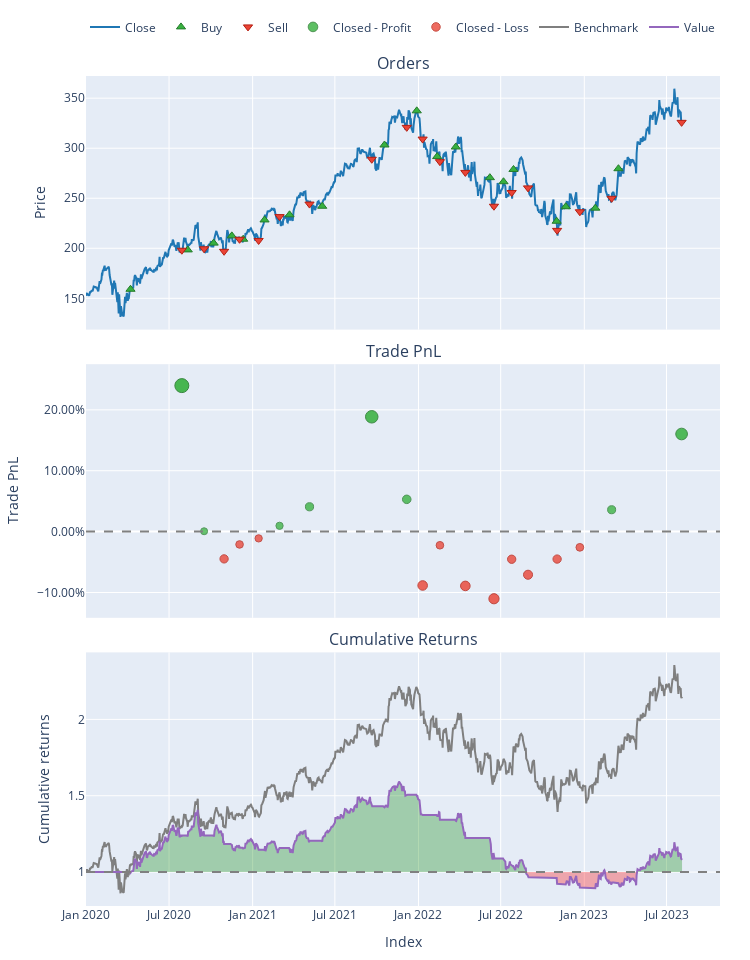

The cell this chart's notebook holds for it:
### Code cell
pf.plot().show()

### Figure 1 — Plotly figure (JSON) as saved in the notebook; plotly's stock layout.template omitted (floating-point values rounded to 4 significant figures; data arrays with more than 128 entries replaced by an {"elided": "..."} marker saying what was removed)
{"data": [{"legendgroup": "0", "line": {"color": "#1f77b4"}, "name": "Close", "showlegend": true, "type": "scatter", "uid": "6586f3f1-9b1f-45da-a111-ffb8c9973120", "x": {"elided": "905 str values"}, "xaxis": "x", "y": {"elided": "905 float values"}, "yaxis": "y"}, {"customdata": [[0, 6.273, 2.494], [2, 6.231, 3.09], [4, 6.028, 3.092], [6, 5.563, 2.954], [8, 5.533, 2.892], [10, 5.01, 2.86], [12, 4.947, 2.887], [14, 4.966, 3.005], [16, 4.709, 3.57], [18, 4.457, 3.758], [20, 4.7, 3.427], [22, 4.448, 3.35], [24, 4.512, 3.052], [26, 4.077, 2.716], [28, 3.722, 2.593], [30, 4.247, 2.41], [32, 3.812, 2.302], [34, 3.736, 2.243], [36, 3.324, 2.323]], "hovertemplate": "Order Id: %{customdata[0]}<br>Timestamp: %{x}<br>Price: %{y}<br>Size: %{customdata[1]:.6f}<br>Fees: %{customdata[2]:.6f}", "legendgroup": "1", "marker": {"color": "#37B13F", "line": {"color": "rgb(38,123,44)", "width": 1}, "size": 8, "symbol": "triangle-up"}, "mode": "markers", "name": "Buy", "type": "scatter", "uid": "c7fc39f5-2eb6-4a35-8a65-e742d663d063", "x": ["2020-04-07T04:00:00+00:00", "2020-08-11T04:00:00+00:00", "2020-10-07T04:00:00+00:00", "2020-11-16T05:00:00+00:00", "2020-12-11T05:00:00+00:00", "2021-01-27T05:00:00+00:00", "2021-03-23T04:00:00+00:00", "2021-06-03T04:00:00+00:00", "2021-10-18T04:00:00+00:00", "2021-12-28T05:00:00+00:00", "2022-02-11T05:00:00+00:00", "2022-03-24T04:00:00+00:00", "2022-06-07T04:00:00+00:00", "2022-07-07T04:00:00+00:00", "2022-07-29T04:00:00+00:00", "2022-11-01T04:00:00+00:00", "2022-11-21T05:00:00+00:00", "2023-01-25T05:00:00+00:00", "2023-03-17T04:00:00+00:00"], "xaxis": "x", "y": [159.0, 198.4, 205.2, 212.4, 209.1, 228.3, 233.4, 242.0, 303.2, 337.3, 291.7, 301.2, 270.6, 266.5, 278.7, 227.0, 241.5, 240.1, 279.5], "yaxis": "y"}, {"customdata": [[1, 6.273, 3.106], [3, 6.231, 3.108], [5, 6.028, 2.969], [7, 5.563, 2.906], [9, 5.533, 2.874], [11, 5.01, 2.902], [13, 4.947, 3.02], [15, 4.966, 3.588], [17, 4.709, 3.777], [19, 4.457, 3.444], [21, 4.7, 3.367], [23, 4.448, 3.067], [25, 4.512, 2.73], [27, 4.077, 2.606], [29, 3.722, 2.422], [31, 4.247, 2.313], [33, 3.812, 2.254], [35, 3.736, 2.335], [37, 3.324, 2.708]], "hovertemplate": "Order Id: %{customdata[0]}<br>Timestamp: %{x}<br>Price: %{y}<br>Size: %{customdata[1]:.6f}<br>Fees: %{customdata[2]:.6f}", "legendgroup": "2", "marker": {"color": "#EA4335", "line": {"color": "rgb(181,31,18)", "width": 1}, "size": 8, "symbol": "triangle-down"}, "mode": "markers", "name": "Sell", "type": "scatter", "uid": "8dcf85e6-be10-4b07-9bf9-f8a918d4c1d7", "x": ["2020-07-29T04:00:00+00:00", "2020-09-16T04:00:00+00:00", "2020-10-30T04:00:00+00:00", "2020-12-03T05:00:00+00:00", "2021-01-14T05:00:00+00:00", "2021-03-01T05:00:00+00:00", "2021-05-06T04:00:00+00:00", "2021-09-20T04:00:00+00:00", "2021-12-06T05:00:00+00:00", "2022-01-10T05:00:00+00:00", "2022-02-17T05:00:00+00:00", "2022-04-14T04:00:00+00:00", "2022-06-16T04:00:00+00:00", "2022-07-25T04:00:00+00:00", "2022-08-30T04:00:00+00:00", "2022-11-02T04:00:00+00:00", "2022-12-22T05:00:00+00:00", "2023-03-02T05:00:00+00:00", "2023-08-03T04:00:00+00:00"], "xaxis": "x", "y": [198.1, 199.5, 197.0, 209.0, 207.8, 231.7, 244.2, 289.0, 320.8, 309.1, 286.6, 275.8, 242.0, 255.7, 260.4, 217.9, 236.5, 249.9, 325.8], "yaxis": "y"}, {"customdata": [[0, 0, 239.2, 0.2398], [1, 1, 0.7339, 0.0005937], [5, 5, 10.94, 0.009567], [6, 6, 47.1, 0.04078], [7, 7, 226.6, 0.1886], [8, 8, 75.68, 0.053], [17, 17, 32.23, 0.03593], [18, 18, 149.0, 0.1603]], "hovertemplate": "Exit Trade Id: %{customdata[0]}<br>Position Id: %{customdata[1]}<br>Exit Timestamp: %{x}<br>PnL: %{customdata[2]:.6f}<br>Return: %{customdata[3]:.2%}", "legendgroup": "3", "marker": {"color": "#37B13F", "line": {"color": "rgb(38,123,44)", "width": 1}, "opacity": [0.9, 0.75, 0.7556, 0.7752, 0.8679, 0.7829, 0.7722, 0.8502], "size": [14, 7, 7.263, 8.176, 12.5, 8.534, 8.034, 11.67], "symbol": "circle"}, "mode": "markers", "name": "Closed - Profit", "type": "scatter", "uid": "2a3aead8-98fe-4786-a3a8-afff1ed24cae", "x": ["2020-07-29T04:00:00+00:00", "2020-09-16T04:00:00+00:00", "2021-03-01T05:00:00+00:00", "2021-05-06T04:00:00+00:00", "2021-09-20T04:00:00+00:00", "2021-12-06T05:00:00+00:00", "2023-03-02T05:00:00+00:00", "2023-08-03T04:00:00+00:00"], "xaxis": "x2", "y": [0.2398, 0.0005937, 0.009567, 0.04078, 0.1886, 0.053, 0.03593, 0.1603], "yaxis": "y2"}, {"customdata": [[2, 2, -55.4, -0.04479], [3, 3, -24.9, -0.02107], [4, 4, -12.83, -0.01109], [9, 9, -133.0, -0.08845], [10, 10, -30.78, -0.02245], [11, 11, -119.5, -0.08919], [12, 12, -134.6, -0.1102], [13, 13, -49.29, -0.04536], [14, 14, -73.47, -0.07083], [15, 15, -43.46, -0.04508], [16, 16, -23.76, -0.0258]], "hovertemplate": "Exit Trade Id: %{customdata[0]}<br>Position Id: %{customdata[1]}<br>Exit Timestamp: %{x}<br>PnL: %{customdata[2]:.6f}<br>Return: %{customdata[3]:.2%}", "legendgroup": "4", "marker": {"color": "#EA4335", "line": {"color": "rgb(181,31,18)", "width": 1}, "opacity": [0.7777, 0.7628, 0.7566, 0.8051, 0.7637, 0.8056, 0.8188, 0.7781, 0.794, 0.7779, 0.7658], "size": [8.293, 7.599, 7.307, 9.571, 7.64, 9.593, 10.21, 8.31, 9.055, 8.302, 7.738], "symbol": "circle"}, "mode": "markers", "name": "Closed - Loss", "type": "scatter", "uid": "78183a5d-0797-4056-a4c2-330a132a44d9", "x": ["2020-10-30T04:00:00+00:00", "2020-12-03T05:00:00+00:00", "2021-01-14T05:00:00+00:00", "2022-01-10T05:00:00+00:00", "2022-02-17T05:00:00+00:00", "2022-04-14T04:00:00+00:00", "2022-06-16T04:00:00+00:00", "2022-07-25T04:00:00+00:00", "2022-08-30T04:00:00+00:00", "2022-11-02T04:00:00+00:00", "2022-12-22T05:00:00+00:00"], "xaxis": "x2", "y": [-0.04479, -0.02107, -0.01109, -0.08845, -0.02245, -0.08919, -0.1102, -0.04536, -0.07083, -0.04508, -0.0258], "yaxis": "y2"}, {"legendgroup": "5", "line": {"color": "#7f7f7f"}, "name": "Benchmark", "showlegend": true, "type": "scatter", "uid": "c9bebb34-0158-47b3-b761-af0e6e15b38d", "x": {"elided": "905 str values"}, "xaxis": "x3", "y": {"elided": "905 float values"}, "yaxis": "y3"}, {"hoverinfo": "skip", "legendgroup": "6", "line": {"color": "rgba(0, 0, 0, 0)", "width": 0}, "opacity": 0, "showlegend": false, "type": "scatter", "uid": "9f29681c-3a54-43c0-bd37-7aa87a2d768c", "x": {"elided": "905 str values"}, "xaxis": "x3", "y": {"elided": "905 int values"}, "yaxis": "y3"}, {"connectgaps": false, "fill": "tonexty", "fillcolor": "rgba(0, 128, 0, 0.3)", "hoverinfo": "skip", "legendgroup": "6", "line": {"color": "rgba(0, 0, 0, 0)", "width": 0}, "opacity": 0, "showlegend": false, "type": "scatter", "uid": "ef6e3943-aade-4897-8f7f-1f7b5bcd77b9", "x": {"elided": "905 str values"}, "xaxis": "x3", "y": {"elided": "905 float values"}, "yaxis": "y3"}, {"hoverinfo": "skip", "legendgroup": "6", "line": {"color": "rgba(0, 0, 0, 0)", "width": 0}, "opacity": 0, "showlegend": false, "type": "scatter", "uid": "5d744b5d-9357-439c-8896-1e57ea5746bc", "x": {"elided": "905 str values"}, "xaxis": "x3", "y": {"elided": "905 int values"}, "yaxis": "y3"}, {"connectgaps": false, "fill": "tonexty", "fillcolor": "rgba(255, 0, 0, 0.3)", "hoverinfo": "skip", "legendgroup": "6", "line": {"color": "rgba(0, 0, 0, 0)", "width": 0}, "opacity": 0, "showlegend": false, "type": "scatter", "uid": "00b31174-efbf-41ab-869a-24e471478828", "x": {"elided": "905 str values"}, "xaxis": "x3", "y": {"elided": "905 float values"}, "yaxis": "y3"}, {"legendgroup": "7", "line": {"color": "#9467bd"}, "name": "Value", "showlegend": true, "type": "scatter", "uid": "72884293-8137-4132-9ce1-2f9116beb8e7", "x": {"elided": "905 str values"}, "xaxis": "x3", "y": {"elided": "905 float values"}, "yaxis": "y3"}, {"hoverinfo": "skip", "legendgroup": "6", "line": {"color": "rgba(0, 0, 0, 0)", "width": 0}, "opacity": 0, "showlegend": false, "type": "scatter", "uid": "3a464085-d8a4-4279-b222-41179cb12d17", "x": {"elided": "905 str values"}, "xaxis": "x3", "y": {"elided": "905 int values"}, "yaxis": "y3"}], "layout": {"annotations": [{"font": {"size": 16}, "showarrow": false, "text": "Orders", "x": 0.5, "xanchor": "center", "xref": "paper", "y": 1, "yanchor": "bottom", "yref": "paper"}, {"font": {"size": 16}, "showarrow": false, "text": "Trade PnL", "x": 0.5, "xanchor": "center", "xref": "paper", "y": 0.6528, "yanchor": "bottom", "yref": "paper"}, {"font": {"size": 16}, "showarrow": false, "text": "Cumulative Returns", "x": 0.5, "xanchor": "center", "xref": "paper", "y": 0.3056, "yanchor": "bottom", "yref": "paper"}], "height": 960, "legend": {"orientation": "h", "traceorder": "normal", "x": 1, "xanchor": "right", "y": 1.042, "yanchor": "bottom"}, "margin": {"b": 30, "l": 30, "r": 30, "t": 30}, "shapes": [{"line": {"color": "gray", "dash": "dash"}, "type": "line", "x0": 0, "x1": 1, "xref": "paper", "y0": 0, "y1": 0, "yref": "y2"}, {"line": {"color": "gray", "dash": "dash"}, "type": "line", "x0": 0, "x1": 1, "xref": "paper", "y0": 1, "y1": 1, "yref": "y3"}], "showlegend": true, "width": 750, "xaxis": {"anchor": "y", "domain": [0, 1], "matches": "x3", "showticklabels": false}, "xaxis2": {"anchor": "y2", "domain": [0, 1], "matches": "x3", "showticklabels": false}, "xaxis3": {"anchor": "y3", "domain": [0, 1], "title": {"text": "Index"}}, "yaxis": {"anchor": "x", "domain": [0.6944, 1], "title": {"text": "Price"}}, "yaxis2": {"anchor": "x2", "domain": [0.3472, 0.6528], "tickformat": ".2%", "title": {"text": "Trade PnL"}}, "yaxis3": {"anchor": "x3", "domain": [0, 0.3056], "title": {"text": "Cumulative returns"}}}}
